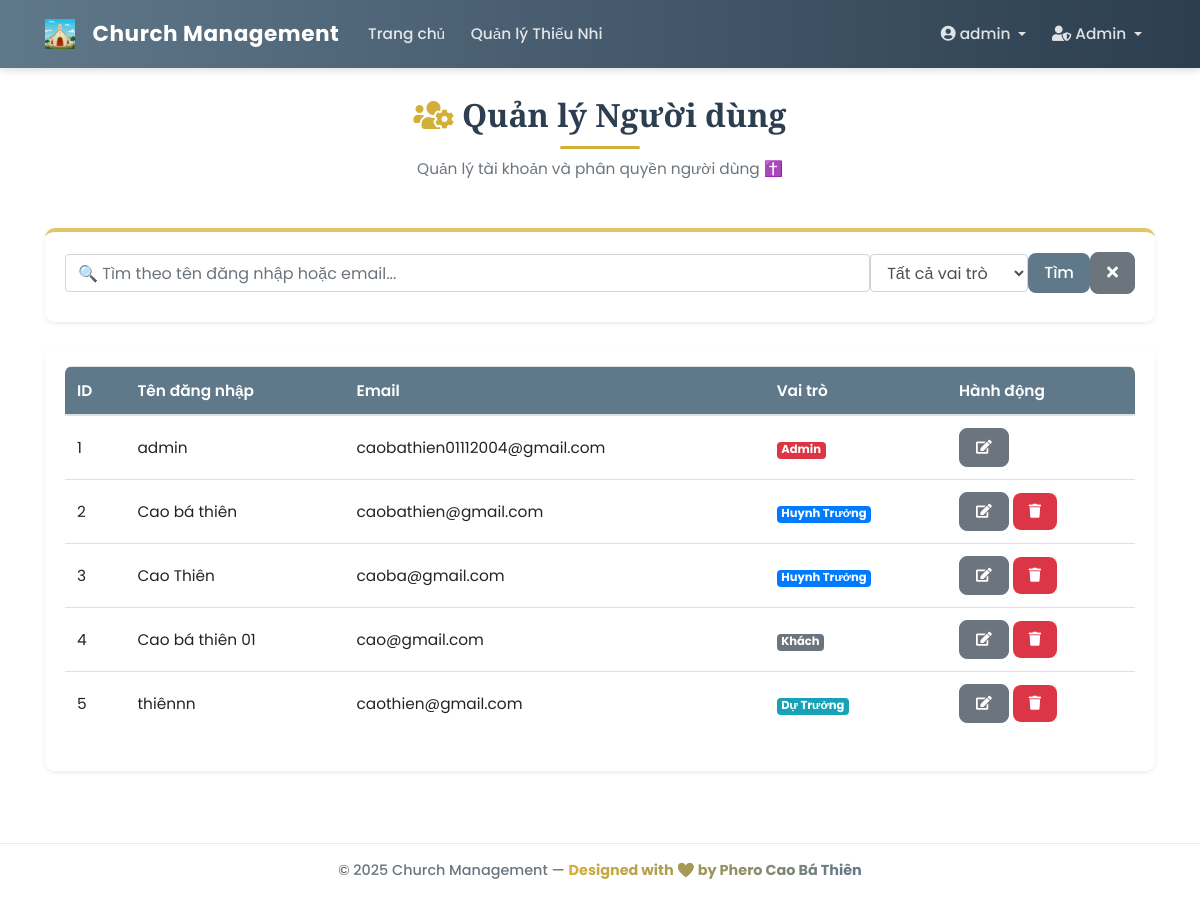
Before: /admin/users (signed in) with the older database file.
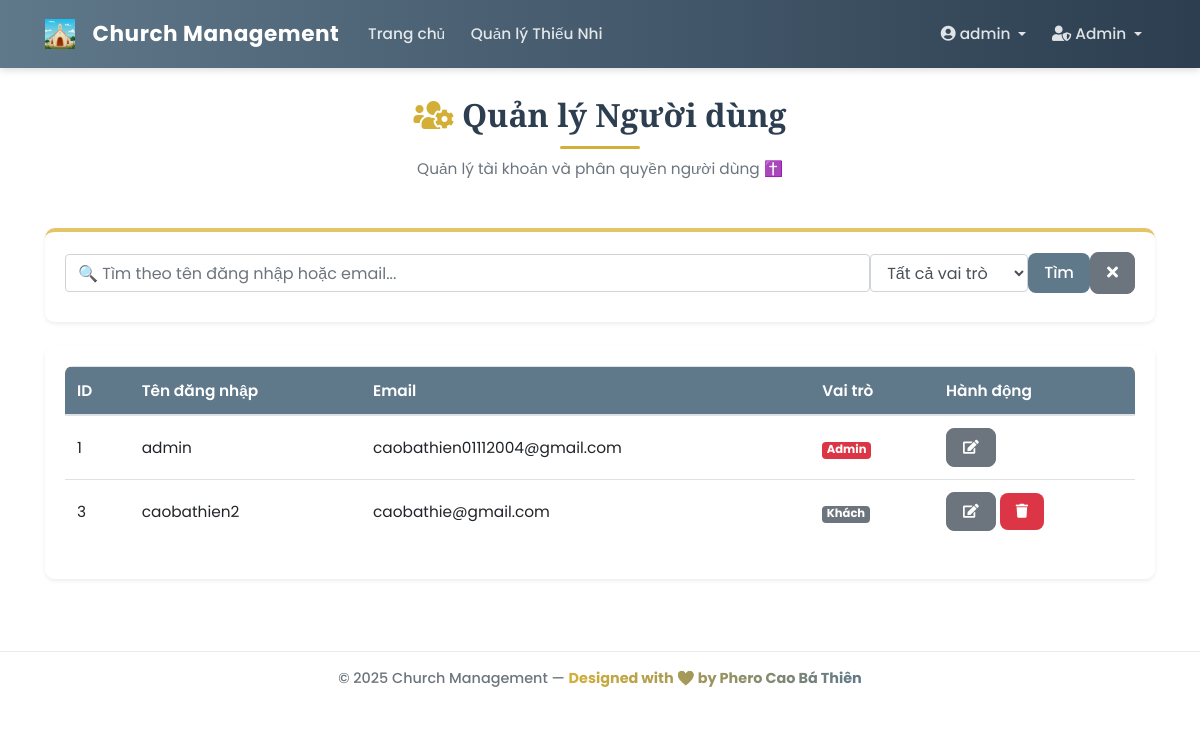
After: the same page with the newer database file.
### app/models/user.py (models this page shows, shortened)
class User(db.Model, UserMixin):
    __tablename__ = 'user'
    id = db.Column(db.Integer, primary_key=True)
    username = db.Column(db.String(20), unique=True, nullable=False)
    email = db.Column(db.String(120), unique=True, nullable=False)
    password_hash = db.Column(db.String(60), nullable=False)
    role = db.Column(db.String(50), nullable=False, default='guest')
    created_at = db.Column(db.DateTime, nullable=False, default=datetime.utcnow)
    profile = db.relationship(
        'UserProfile',
        back_populates='user',
        uselist=False,
        cascade='all, delete-orphan'
    )
    assigned_classes = db.relationship(
        'ClassModel',
        secondary=class_leaders_association,
        back_populates='leaders',
        lazy='dynamic'
    )
    announcements = db.relationship('Announcement', backref='author', lazy=True)
    feedbacks = db.relationship('Feedback', backref='sender', lazy=True)
    @property
    def password(self):
        """Ngăn chặn việc đọc trực tiếp mật khẩu."""
        raise AttributeError('password is not a readable attribute')
    def is_admin(self):
        return self.role == 'admin'

### app/controllers/account_controller.py (the view)
@account_bp.route('/admin/users', methods=['GET', 'POST'])
@login_required
@admin_required
def user_list():
    from app.forms import SearchUserForm
    search_form = SearchUserForm(request.form if request.method == 'POST' else request.args)
    search_term = None
    role_filter = None
    if request.method == 'POST' and 'submit_search' in request.form and search_form.validate():
        search_term = search_form.search_term.data
        role_filter = search_form.role_filter.data
    elif request.method == 'GET':
        search_term = request.args.get('search_term', None)
        role_filter = request.args.get('role_filter', None)
        if search_term:
            search_form.search_term.data = search_term
        if role_filter:
            search_form.role_filter.data = role_filter
    query = User.query
    if search_term:
        search_pattern = f"%{search_term}%"
        query = query.filter(
            (User.username.ilike(search_pattern)) |
            (User.email.ilike(search_pattern))
        )
    if role_filter:
        query = query.filter(User.role == role_filter)
    users = query.all()
    return render_template('admin/user_list.html', title='Quản lý Người dùng', users=users, search_form=search_form)

### app/forms.py
class SearchUserForm(FlaskForm):
    search_term = StringField('Tìm kiếm (Tên đăng nhập hoặc Email)', validators=[Optional()])
    role_filter = SelectField('Lọc theo vai trò', choices=[
        ('', 'Tất cả vai trò'),
        ('guest', 'Khách'),
        ('huynh_truong', 'Huynh Trưởng'),
        ('du_truong', 'Dự Trưởng'),
        ('admin', 'Admin')
    ], validators=[Optional()], default='')
    submit_search = SubmitField('Tìm')

### app/models/user.py (called while the page is built)
@login_manager.user_loader
def load_user(user_id):
    return User.query.get(int(user_id))

### app/templates/admin/user_list.html (shortened to what this page needs)
{% extends "base.html" %}
{% block content %}
<link rel="stylesheet" href="{{ url_for('static', filename='css/student_list.css') }}">
<div class="page-header text-center mb-5">
    <h1 class="page-title"><i class="fas fa-users-cog text-gold me-2"></i> Quản lý Người dùng</h1>
    <p class="text-muted">Quản lý tài khoản và phân quyền người dùng ✝️</p>
</div>
<div class="card shadow-sm mb-4 search-filter-card">
    <div class="card-body">
        {% if search_form %}
        <form method="POST" action="{{ url_for('account.user_list') }}" class="form-inline flex-wrap">
            <div class="form-group flex-grow-1 mb-2 me-2">
                {{ search_form.search_term(class="form-control w-100", placeholder="🔍 Tìm theo tên đăng nhập hoặc email...") }}
            </div>
            <div class="form-group mb-2 me-2">
                {{ search_form.role_filter(class="form-control") }}
            </div>
            {{ search_form.submit_search(class="btn btn-primary mb-2 me-2") }}
            <a href="{{ url_for('account.user_list') }}" class="btn btn-secondary mb-2" title="Xóa bộ lọc">
                <i class="fas fa-times"></i>
            </a>
        </form>
        {% else %}
        <p class="text-muted">Form tìm kiếm không khả dụng.</p>
        {% endif %}
    </div>
</div>
<div class="card shadow-sm">
    <div class="card-body">
        <div class="table-responsive">
            <table class="table table-hover align-middle">
                <thead class="table-gold">
                    <tr>
                        <th>ID</th>
                        <th>Tên đăng nhập</th>
                        <th>Email</th>
                        <th>Vai trò</th>
                        <th>Hành động</th>
                    </tr>
                </thead>
                <tbody>
                    {% for user in users %}
                    <tr>
                        <td>{{ user.id }}</td>
                        <td>{{ user.username }}</td>
                        <td>{{ user.email }}</td>
                        <td>
                            <span class="badge badge-{% if user.role == 'admin' %}danger{% elif user.role == 'huynh_truong' %}primary{% elif user.role == 'du_truong' %}info{% else %}secondary{% endif %}">
                                {% if user.role == 'huynh_truong' %}Huynh Trưởng
                                {% elif user.role == 'du_truong' %}Dự Trưởng
                                {% elif user.role == 'admin' %}Admin
                                {% else %}Khách{% endif %}
                            </span>
                        </td>
                        <td>
                            <a href="{{ url_for('account.edit_user', user_id=user.id) }}" class="btn btn-secondary btn-sm" title="Sửa"><i class="fas fa-edit"></i></a>
                            {% if user.id != current_user.id %}
                            <form action="{{ url_for('account.delete_user', user_id=user.id) }}" method="POST" class="d-inline" onsubmit="return confirm('Bạn có chắc chắn muốn xóa người dùng "{{ user.username }}"?');">
                                <button type="submit" class="btn btn-danger btn-sm" title="Xóa">
                                    <i class="fas fa-trash"></i>
                                </button>
                            </form>
                            {% endif %}
                        </td>
                    </tr>
                    {% else %}
                    <tr>
                        <td colspan="5" class="text-center text-muted py-4">
                            ⛪ Không có người dùng nào.
                        </td>
                    </tr>
                    {% endfor %}
                </tbody>
            </table>
        </div>
    </div>
</div>
{% endblock content %}

### app/templates/base.html (shortened to what this page needs)
<!DOCTYPE html>
<html lang="vi">
<head>
    <link rel="stylesheet" href="https://stackpath.bootstrapcdn.com/bootstrap/4.5.2/css/bootstrap.min.css">
    <link rel="stylesheet" href="https://cdnjs.cloudflare.com/ajax/libs/font-awesome/5.15.3/css/all.min.css">
    <link rel="stylesheet" href="{{ url_for('static', filename='css/style.css') }}">
</head>
<body>
    <header class="site-header">
        <nav class="navbar navbar-expand-lg navbar-dark custom-navbar fixed-top">
            <div class="container">
                <a class="navbar-brand d-flex align-items-center" href="{{ url_for('main_routes.home') }}">
                <img src="{{ url_for('static', filename='img/Church.png') }}" alt="Church" class="Church mr-2" style="height: 30px; width: auto;">
                <span class="brand-text">Church Management</span>
            </a>
                <div class="collapse navbar-collapse" id="navbarToggle">
                    <ul class="navbar-nav mr-auto">
                        {% if current_user.is_authenticated %}
                            <li class="nav-item"><a class="nav-link" href="{{ url_for('main_routes.home') }}">Trang chủ</a></li>
                            <li class="nav-item"><a class="nav-link" href="{{ url_for('student.list_students') }}">Quản lý Thiếu Nhi</a></li>
                        {% endif %}
                    </ul>
                    <ul class="navbar-nav ml-auto">
                        {% if current_user.is_authenticated %}
                            <li class="nav-item dropdown">
                                <a class="nav-link dropdown-toggle" href="#" id="accountDropdown" data-toggle="dropdown">
                                    <i class="fas fa-user-circle"></i> {{ current_user.username }}
                                </a>
                            </li>
                            {% if current_user.role == 'admin' %}
                            <li class="nav-item dropdown">
                                <a class="nav-link dropdown-toggle" href="#" id="adminDropdown" data-toggle="dropdown">
                                    <i class="fas fa-user-shield"></i> Admin
                                </a>
                            </li>
                            {% endif %}
                        {% else %}
                            <li class="nav-item"><a class="nav-link" href="{{ url_for('auth.login') }}">Đăng nhập</a></li>
                            <li class="nav-item"><a class="nav-link" href="{{ url_for('auth.register') }}">Đăng ký</a></li>
                        {% endif %}
                    </ul>
                </div>
            </div>
        </nav>
    </header>
    <main class="main-content container mt-5 pt-5">
        {% block content %}{% endblock %}
    </main>
    <footer class="footer py-3 mt-5">
        <div class="container text-center">
            <p class="mb-0">© 2025 Church Management — <span class="text-gradient">Designed with ❤️ by Phero Cao Bá Thiên</span></p>
        </div>
    </footer>
</body>
</html>

Changed rows visible on the page:
removed User: id "2", username "Cao bá thiên", email "caobathien@gmail.com", role "Huynh Trưởng"
removed User: id "4", username "Cao bá thiên 01", email "cao@gmail.com", role "Khách"
removed User: id "5", username "thiênnn", email "caothien@gmail.com", role "Dự Trưởng"
changed User id 3: username "Cao Thiên" → "caobathien2"; email "caoba@gmail.com" → "caobathie@gmail.com"; role "Huynh Trưởng" → "Khách"
